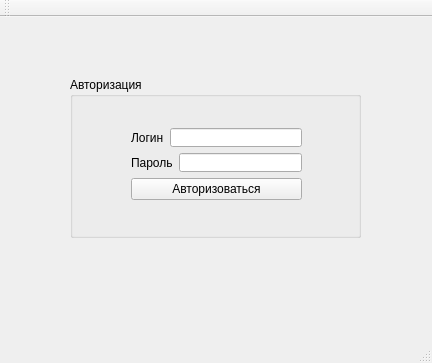
<?xml version="1.0" encoding="UTF-8"?>
<ui version="4.0">
 <class>MainWindow</class>
 <widget class="QMainWindow" name="MainWindow">
  <property name="geometry">
   <rect>
    <x>0</x>
    <y>0</y>
    <width>432</width>
    <height>363</height>
   </rect>
  </property>
  <property name="windowTitle">
   <string>MainWindow</string>
  </property>
  <widget class="QWidget" name="centralWidget">
   <widget class="QGroupBox" name="groupBox">
    <property name="geometry">
     <rect>
      <x>70</x>
      <y>60</y>
      <width>291</width>
      <height>161</height>
     </rect>
    </property>
    <property name="title">
     <string>Авторизация</string>
    </property>
    <widget class="QWidget" name="layoutWidget">
     <property name="geometry">
      <rect>
       <x>50</x>
       <y>40</y>
       <width>193</width>
       <height>94</height>
      </rect>
     </property>
     <layout class="QVBoxLayout" name="verticalLayout_2">
      <item>
       <layout class="QVBoxLayout" name="verticalLayout">
        <item>
         <layout class="QHBoxLayout" name="horizontalLayout_2">
          <item>
           <widget class="QLabel" name="label">
            <property name="text">
             <string>Логин</string>
            </property>
           </widget>
          </item>
          <item>
           <widget class="QLineEdit" name="login"/>
          </item>
         </layout>
        </item>
        <item>
         <layout class="QHBoxLayout" name="horizontalLayout">
          <item>
           <widget class="QLabel" name="label_2">
            <property name="text">
             <string>Пароль</string>
            </property>
           </widget>
          </item>
          <item>
           <widget class="QLineEdit" name="pass">
            <property name="echoMode">
             <enum>QLineEdit::Password</enum>
            </property>
           </widget>
          </item>
         </layout>
        </item>
       </layout>
      </item>
      <item>
       <widget class="QPushButton" name="pushButton">
        <property name="text">
         <string>Авторизоваться</string>
        </property>
       </widget>
      </item>
     </layout>
    </widget>
   </widget>
  </widget>
  <widget class="QMenuBar" name="menuBar">
   <property name="geometry">
    <rect>
     <x>0</x>
     <y>0</y>
     <width>432</width>
     <height>26</height>
    </rect>
   </property>
  </widget>
  <widget class="QToolBar" name="mainToolBar">
   <attribute name="toolBarArea">
    <enum>TopToolBarArea</enum>
   </attribute>
   <attribute name="toolBarBreak">
    <bool>false</bool>
   </attribute>
  </widget>
  <widget class="QStatusBar" name="statusBar"/>
 </widget>
 <layoutdefault spacing="6" margin="11"/>
 <resources/>
 <connections/>
</ui>
